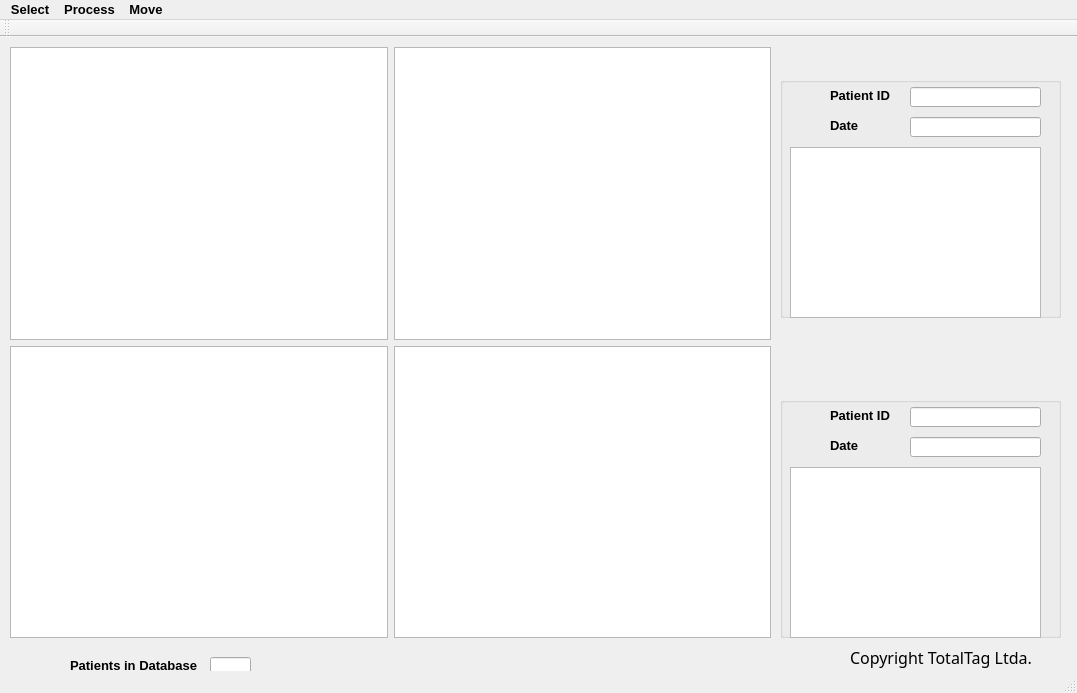
<?xml version="1.0" encoding="UTF-8"?>
<ui version="4.0">
 <class>MainWindow</class>
 <widget class="QMainWindow" name="MainWindow">
  <property name="geometry">
   <rect>
    <x>0</x>
    <y>0</y>
    <width>1077</width>
    <height>693</height>
   </rect>
  </property>
  <property name="font">
   <font>
    <pointsize>10</pointsize>
    <weight>75</weight>
    <bold>true</bold>
   </font>
  </property>
  <property name="windowTitle">
   <string>Gum Inspect </string>
  </property>
  <property name="documentMode">
   <bool>false</bool>
  </property>
  <widget class="QWidget" name="centralwidget">
   <widget class="QGroupBox" name="groupBox">
    <property name="geometry">
     <rect>
      <x>780</x>
      <y>40</y>
      <width>281</width>
      <height>241</height>
     </rect>
    </property>
    <property name="title">
     <string/>
    </property>
    <widget class="QLineEdit" name="linePatientID">
     <property name="geometry">
      <rect>
       <x>130</x>
       <y>10</y>
       <width>131</width>
       <height>20</height>
      </rect>
     </property>
     <property name="font">
      <font>
       <pointsize>10</pointsize>
       <weight>50</weight>
       <bold>false</bold>
      </font>
     </property>
    </widget>
    <widget class="QLabel" name="label_ID">
     <property name="geometry">
      <rect>
       <x>50</x>
       <y>10</y>
       <width>71</width>
       <height>16</height>
      </rect>
     </property>
     <property name="maximumSize">
      <size>
       <width>71</width>
       <height>16</height>
      </size>
     </property>
     <property name="font">
      <font>
       <pointsize>10</pointsize>
       <weight>75</weight>
       <bold>true</bold>
      </font>
     </property>
     <property name="text">
      <string>Patient ID</string>
     </property>
    </widget>
    <widget class="QLabel" name="label_Date">
     <property name="geometry">
      <rect>
       <x>50</x>
       <y>40</y>
       <width>71</width>
       <height>16</height>
      </rect>
     </property>
     <property name="font">
      <font>
       <pointsize>10</pointsize>
       <weight>75</weight>
       <bold>true</bold>
      </font>
     </property>
     <property name="text">
      <string>Date</string>
     </property>
    </widget>
    <widget class="QLineEdit" name="lineDate">
     <property name="geometry">
      <rect>
       <x>130</x>
       <y>40</y>
       <width>131</width>
       <height>20</height>
      </rect>
     </property>
     <property name="font">
      <font>
       <weight>50</weight>
       <bold>false</bold>
      </font>
     </property>
    </widget>
    <widget class="QTextEdit" name="Anamnesys">
     <property name="geometry">
      <rect>
       <x>10</x>
       <y>70</y>
       <width>251</width>
       <height>171</height>
      </rect>
     </property>
     <property name="font">
      <font>
       <pointsize>11</pointsize>
       <weight>50</weight>
       <bold>false</bold>
      </font>
     </property>
    </widget>
   </widget>
   <widget class="QGroupBox" name="groupBox_Copy">
    <property name="geometry">
     <rect>
      <x>780</x>
      <y>360</y>
      <width>281</width>
      <height>241</height>
     </rect>
    </property>
    <property name="title">
     <string/>
    </property>
    <widget class="QLineEdit" name="linePatientID_Copy">
     <property name="geometry">
      <rect>
       <x>130</x>
       <y>10</y>
       <width>131</width>
       <height>20</height>
      </rect>
     </property>
     <property name="font">
      <font>
       <weight>50</weight>
       <bold>false</bold>
      </font>
     </property>
    </widget>
    <widget class="QLabel" name="label_ID_Copy">
     <property name="geometry">
      <rect>
       <x>50</x>
       <y>10</y>
       <width>71</width>
       <height>16</height>
      </rect>
     </property>
     <property name="font">
      <font>
       <pointsize>10</pointsize>
       <weight>75</weight>
       <bold>true</bold>
      </font>
     </property>
     <property name="text">
      <string>Patient ID</string>
     </property>
    </widget>
    <widget class="QLabel" name="label_Date_Copy">
     <property name="geometry">
      <rect>
       <x>50</x>
       <y>40</y>
       <width>71</width>
       <height>16</height>
      </rect>
     </property>
     <property name="font">
      <font>
       <pointsize>10</pointsize>
       <weight>75</weight>
       <bold>true</bold>
      </font>
     </property>
     <property name="text">
      <string>Date</string>
     </property>
    </widget>
    <widget class="QLineEdit" name="lineDate_Copy">
     <property name="geometry">
      <rect>
       <x>130</x>
       <y>40</y>
       <width>131</width>
       <height>20</height>
      </rect>
     </property>
     <property name="font">
      <font>
       <weight>50</weight>
       <bold>false</bold>
      </font>
     </property>
    </widget>
    <widget class="QTextEdit" name="Anamnesys_Copy">
     <property name="geometry">
      <rect>
       <x>10</x>
       <y>70</y>
       <width>251</width>
       <height>171</height>
      </rect>
     </property>
     <property name="font">
      <font>
       <pointsize>11</pointsize>
       <weight>50</weight>
       <bold>false</bold>
      </font>
     </property>
    </widget>
   </widget>
   <widget class="QWidget" name="formLayoutWidget">
    <property name="geometry">
     <rect>
      <x>10</x>
      <y>10</y>
      <width>761</width>
      <height>591</height>
     </rect>
    </property>
    <layout class="QGridLayout" name="gridLayout">
     <item row="0" column="0">
      <widget class="QGraphicsView" name="Original_Image">
       <property name="layoutDirection">
        <enum>Qt::LeftToRight</enum>
       </property>
       <property name="sizeAdjustPolicy">
        <enum>QAbstractScrollArea::AdjustToContents</enum>
       </property>
      </widget>
     </item>
     <item row="0" column="1">
      <widget class="QGraphicsView" name="Processed_Image"/>
     </item>
     <item row="1" column="0">
      <widget class="QGraphicsView" name="Original_Image_Copy"/>
     </item>
     <item row="1" column="1">
      <widget class="QGraphicsView" name="Processed_Image_Copy"/>
     </item>
    </layout>
   </widget>
   <widget class="QLabel" name="Copyright">
    <property name="geometry">
     <rect>
      <x>850</x>
      <y>610</y>
      <width>231</width>
      <height>21</height>
     </rect>
    </property>
    <property name="font">
     <font>
      <family>Lucida Calligraphy</family>
      <pointsize>12</pointsize>
      <weight>50</weight>
      <bold>false</bold>
     </font>
    </property>
    <property name="text">
     <string>Copyright TotalTag Ltda.</string>
    </property>
   </widget>
   <widget class="QLabel" name="labelPatCount">
    <property name="geometry">
     <rect>
      <x>70</x>
      <y>620</y>
      <width>141</width>
      <height>16</height>
     </rect>
    </property>
    <property name="text">
     <string>Patients in Database</string>
    </property>
   </widget>
   <widget class="QLineEdit" name="PatCounter">
    <property name="geometry">
     <rect>
      <x>210</x>
      <y>620</y>
      <width>41</width>
      <height>20</height>
     </rect>
    </property>
    <property name="layoutDirection">
     <enum>Qt::RightToLeft</enum>
    </property>
    <property name="alignment">
     <set>Qt::AlignCenter</set>
    </property>
   </widget>
   <widget class="QLabel" name="ImageInfo">
    <property name="geometry">
     <rect>
      <x>290</x>
      <y>610</y>
      <width>471</width>
      <height>31</height>
     </rect>
    </property>
    <property name="text">
     <string/>
    </property>
    <property name="alignment">
     <set>Qt::AlignCenter</set>
    </property>
   </widget>
  </widget>
  <widget class="QMenuBar" name="menubar">
   <property name="geometry">
    <rect>
     <x>0</x>
     <y>0</y>
     <width>1077</width>
     <height>21</height>
    </rect>
   </property>
   <widget class="QMenu" name="menuSelect">
    <property name="title">
     <string>Select</string>
    </property>
    <addaction name="actionClient"/>
    <addaction name="actionImage"/>
   </widget>
   <widget class="QMenu" name="menuProcess">
    <property name="title">
     <string>Process</string>
    </property>
    <addaction name="actionDetect"/>
    <addaction name="actionSave"/>
   </widget>
   <widget class="QMenu" name="menuMove">
    <property name="title">
     <string>Move</string>
    </property>
    <addaction name="actionDown"/>
    <addaction name="actionEraseTop"/>
    <addaction name="actionEraseAll"/>
   </widget>
   <addaction name="menuSelect"/>
   <addaction name="menuProcess"/>
   <addaction name="menuMove"/>
  </widget>
  <widget class="QStatusBar" name="statusbar"/>
  <widget class="QToolBar" name="toolBar">
   <property name="windowTitle">
    <string>toolBar</string>
   </property>
   <attribute name="toolBarArea">
    <enum>TopToolBarArea</enum>
   </attribute>
   <attribute name="toolBarBreak">
    <bool>false</bool>
   </attribute>
  </widget>
  <action name="actionClient">
   <property name="text">
    <string>Patient</string>
   </property>
  </action>
  <action name="actionImage">
   <property name="text">
    <string>Image</string>
   </property>
  </action>
  <action name="actionDetect">
   <property name="text">
    <string>Image</string>
   </property>
  </action>
  <action name="actionSave">
   <property name="text">
    <string>Save</string>
   </property>
  </action>
  <action name="actionDown">
   <property name="text">
    <string>Down</string>
   </property>
  </action>
  <action name="actionEraseTop">
   <property name="text">
    <string>Erase Top</string>
   </property>
  </action>
  <action name="actionEraseAll">
   <property name="text">
    <string>Erase All</string>
   </property>
  </action>
 </widget>
 <resources/>
 <connections/>
</ui>
